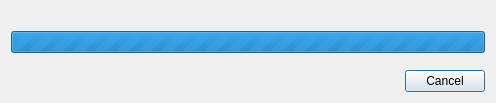
<?xml version="1.0" encoding="UTF-8"?>
<ui version="4.0">
 <class>DialogUpdateGitProcess</class>
 <widget class="QDialog" name="DialogUpdateGitProcess">
  <property name="geometry">
   <rect>
    <x>0</x>
    <y>0</y>
    <width>496</width>
    <height>103</height>
   </rect>
  </property>
  <property name="windowTitle">
   <string>Update Github</string>
  </property>
  <layout class="QVBoxLayout" name="verticalLayout">
   <item>
    <widget class="QLabel" name="labelInfo">
     <property name="text">
      <string/>
     </property>
     <property name="alignment">
      <set>Qt::AlignCenter</set>
     </property>
    </widget>
   </item>
   <item>
    <widget class="QProgressBar" name="progressBar">
     <property name="maximum">
      <number>0</number>
     </property>
     <property name="value">
      <number>0</number>
     </property>
     <property name="alignment">
      <set>Qt::AlignCenter</set>
     </property>
    </widget>
   </item>
   <item>
    <spacer name="verticalSpacer">
     <property name="orientation">
      <enum>Qt::Vertical</enum>
     </property>
     <property name="sizeHint" stdset="0">
      <size>
       <width>20</width>
       <height>5</height>
      </size>
     </property>
    </spacer>
   </item>
   <item>
    <layout class="QHBoxLayout" name="horizontalLayout">
     <item>
      <spacer name="horizontalSpacer">
       <property name="orientation">
        <enum>Qt::Horizontal</enum>
       </property>
       <property name="sizeHint" stdset="0">
        <size>
         <width>40</width>
         <height>20</height>
        </size>
       </property>
      </spacer>
     </item>
     <item>
      <widget class="QPushButton" name="pushButtonCancel">
       <property name="text">
        <string>Cancel</string>
       </property>
      </widget>
     </item>
    </layout>
   </item>
  </layout>
 </widget>
 <resources/>
 <connections/>
</ui>
